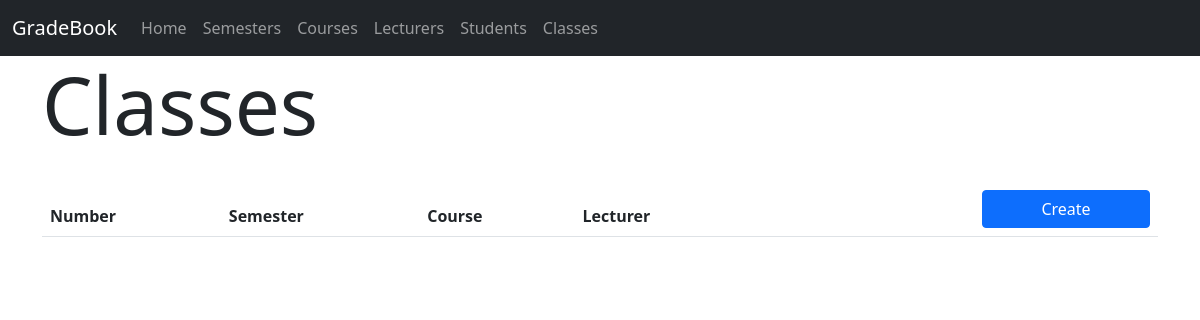
Before: /classes with the older database file.
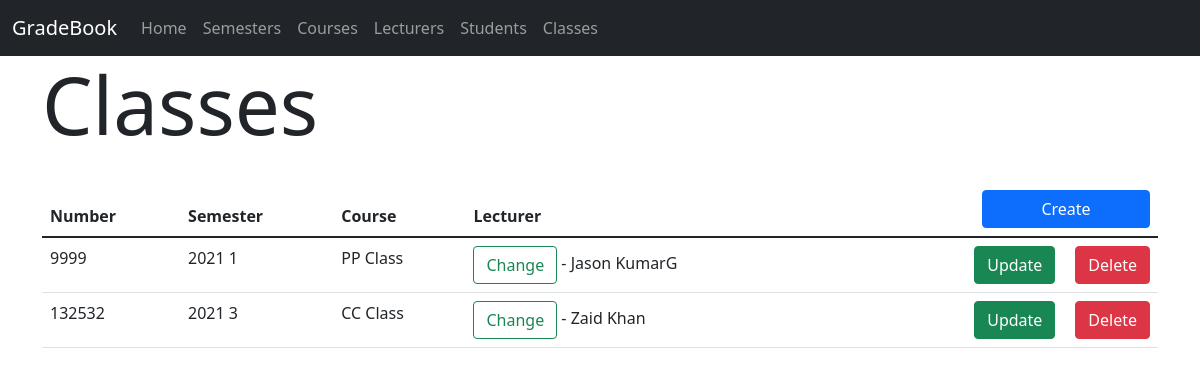
After: the same page with the newer database file.
### gradebook/models.py (models this page shows, shortened)
class Class(models.Model):
    number = models.PositiveIntegerField(null=False, blank=False)
    semester = models.ForeignKey(Semester, on_delete=models.CASCADE)
    course = models.ForeignKey(Course, on_delete=models.CASCADE)
    lecturer = models.ForeignKey(Lecturer, on_delete=models.CASCADE, blank=True, null=True)

class Semester(models.Model):
    SEMESTERS = [
        ('S1', 'S1'),
        ('S2', 'S2'),
        ('S3', 'S3'),
        ('S4', 'S4')
    ]
    year = models.PositiveIntegerField(validators=[MaxValueValidator(2200)], null=False, blank=False)
    semester = models.CharField(choices=SEMESTERS, max_length=2, default='S1')
    courses = models.ManyToManyField(Course, blank=True, null=True)
    def __str__(self):
        return str(self.year) + " " + str(self.semester)

class Course(models.Model):
    code = models.CharField(max_length=50, null=False, blank=False, unique=True)
    name = models.CharField(max_length=100, null=False, blank=False)
    def __str__(self):
        return self.name

class Lecturer(models.Model):
    user = models.OneToOneField(User, null=True, on_delete=models.CASCADE)
    staffID = models.PositiveIntegerField(null=False, blank=False, unique=True)
    firstName = models.CharField(max_length=100, null=False, blank=False)
    lastName = models.CharField(max_length=100, null=False, blank=False)
    email = models.EmailField(max_length=254, null=False, blank=False)
    course = models.ForeignKey(Course, on_delete=models.CASCADE)
    dateOfBirth = models.DateField(null=False, blank=False)

### gradebook/views.py (the view)
# urls.py: path('classes', ListClassesView.as_view(), name='list_classes'),
class ListClassesView(ListView):
    model = Class
    template_name = 'class/list_classes.html'

### gradebook/templates/class/list_classes.html (shortened to what this page needs)
{% extends "base.html" %}
{% block content %}
    <h1 class="display-1" style="margin-bottom: 30px">Classes</h1>
    <table class="table">
  <thead>
    <tr>
      <th scope="col">Number</th>
      <th scope="col">Semester</th>
      <th scope="col">Course</th>
      <th scope="col">Lecturer</th>
      <th><a href="{% url "create_class" %}" class="btn btn-primary" style="float: right;width: 168px">Create</a></td></th>
    </tr>
  </thead>
  <tbody>
  {% for class in object_list %}
    <tr>
      <td>{{ class.number }}</td>
      <td>{{ class.semester }}</td>
      <td>{{ class.course }}</td>
        {% if class.lecturer %}
            <td>
                <a href="{% url "assign_lecturer_to_class" class.id %}" class="btn btn-outline-success">Change</a> -
                {{ class.lecturer.firstName }} {{ class.lecturer.lastName }}
            </td>
        {% else %}
            <td><a href="{% url "assign_lecturer_to_class" class.id %}" class="btn btn-outline-primary">Assign Lecturer</a></td>
        {% endif %}
      <td>
          <a href="{% url "delete_class" class.id %}" class="btn btn-danger" style="float: right">Delete</a>
          <a href="{% url "update_class" class.id %}" class="btn btn-success" style="float: right; margin-right: 20px">Update</a>
      </td>
    </tr>
  {% endfor %}
  </tbody>
</table>
{% endblock %}

Changed rows visible on the page:
added Class: number "9999", semester "2021 1", course "PP Class", lecturer.firstName "Jason", lecturer.lastName "KumarG"
added Class: number "132532", semester "2021 3", course "CC Class", lecturer.firstName "Zaid", lecturer.lastName "Khan"
